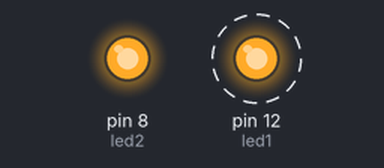
The sketch below on a simulated Arduino Uno, built with avr-gcc and run on an emulated ATmega328P. Shown: output pins drawn as LEDs (lit = HIGH). Dashed ring = blinking. Random numbers use the default seed unless the sketch sets one.

Above: at 0.5 s.
Timing chart, 0 to 3.0 s (numbered marks = the images above):
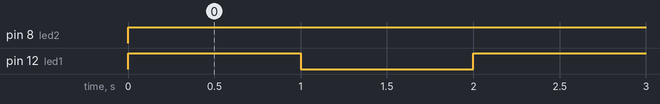

Measured:
- by itself, pin 8 (led2): LOW → HIGH at 0.00 s
- by itself, pin 12 (led1): alternates HIGH for 1.0 s and LOW for 1.0 s

The sketch:

task1.ino
```cpp
// (C) __Mariia Zabolotnia, Joel Celén, Ionel Pop, group: 8__ (2024)
// Work package 3
// Exercise 1
// Submission code: xxxxxx (provided by your TA-s)

// declare pin variable
int led1 = 12;
int led2 = 8;

// setup initial block
void setup()
{
    // add pin of type output to the scope
    pinMode(led1, OUTPUT);
    // add pin of type output to the scope
    pinMode(led2, OUTPUT);
}

// block of code that will be executed repetetively
void loop()
{
    // set led1 to ON mode
    digitalWrite(led1, HIGH);
    // set led2 to ON mode
    digitalWrite(led2, HIGH);
    delay(1000); // Wait for 1000 millisecond(s)
    // set pin1 to OFF mode to make it blink every 1 second
    digitalWrite(led1, LOW);
    delay(1000); // Wait for 1000 millisecond(s)
}
```

main.c
```cpp
// Include section
#include <stdio.h>
#include <stdlib.h>
#include <string.h>
#include <ctype.h>

// declare helper function to clear input buffer
void clearBuffer();
// declare helper function for handling matrix input and validating its values
// it returns a pointer to the first element of the array
int *inputMatrix(int num, int numEl);

// Main function declaration
int main(void)
{
    // declare variables to store user input of matrix dimensions and array to store result of sum
    int row, col, sum[16];
    // ask user to input the matrix size
    printf("Input the size ");
    // scan user input to the variables
    scanf("%d %d", &row, &col);
    // validate user input, as the matrix can be 4x4 max
    if (row > 4 || col > 4)
    {
        // in case of incorrect dimensions, print the error
        printf("Error: invalid matrix size. max is 4x4\n");
        // exit the program
        exit(0);
    }
    // clear buffer of the most recent user input
    clearBuffer();

    // calculate the total number of elements that the matrix will have
    int numEl = (row * col);

    // get input of the matrix 1 and assign pointer to the first element
    int *matrix1 = inputMatrix(1, numEl);
    // get input of the matrix 2 and assign pointer to the first element
    int *matrix2 = inputMatrix(2, numEl);

    // sum the values of the matrices
    for (int i = 0; i < numEl; i++)
    {
        // create a temporary value
        int temp;
        // temp is the sum of values of matrices to where the pointer will point after moving i positions from the start of the array
        temp = *(matrix1 + i) + *(matrix2 + i);
        // assign the value of temp to the element of the sum arr to which the pointer will point after moving it by i positions from start
        *(sum + i) = temp;
    }

    // handle case when matrix is 1x1 so just one number, in case if both matrices are full, then not correct
    if (numEl == 1 && matrix1 != NULL && matrix2 != NULL)
    {
        // print the error message
        printf("invalid, matrix should contain one character\n");
        // exit the program
        exit(0);
    }
    // print the message
    printf("The sum is: \n");
    // initialize helper variable
    int j = col;
    // print the array in the form of matrix
    for (int i = 0; i < j; i++)
    {
        // print the element at the i position
        printf("%d ", sum[i]);
        // if we reached the last element in the column, then we will need to start printing from next line
        // ex: arr[2][4]
        // x x x
        // x x x
        if (i == j - 1)
        {
            // if j has not overflown the max number of elements, then increase it by the amount of columns
            // to be able to start the next row of printing matrix
            // otherwise assign it a value of number of all elements to print them till the end
            j < numEl ? j += col : numEl;
            // print new line character
            printf("\n");
        }
    }
    // terminate the program
    return 0;
}

// helper function to get the matrix input and validate it according to the specification
int *inputMatrix(int num, int numEl)
{
    // initialize pointer to an integer and allocate memory for 16 integers following the first one
    // this way we initialize the space for matrix array
    int *matrix = malloc(16 * sizeof(int));
    // print user message
    printf("Input elements of the matrix %d: ", num);
    // declare helper variable for user input
    int input;
    // declare variable for i outside the for loop to be able to validate the number of iterations == the number of given elements
    int i;
    // declare variable to store character for end of line validation
    char c;
    // loop until i = 16, so that max number of the elements in the matrix is 16, since max matrix is 4x4
    for (i = 0; i <= 16; i++)
    {
        // scan integer and validate it
        if (scanf("%d", &input) != 1)
        {
            // print error message
            printf("invalid character\n");
            // terminate the program
            exit(0);
        }
        // scan next character and check if it is the end of input
        if (((c = getchar()) == '\n') || c == EOF)
        {
            // add input to the matrix
            matrix[i] = input;
            // exit the loop since we encountered the end of input
            break;
        }
        // in case the character wasn't the end character, we put it back not to loose data
        else
        {
            // put back the character to correctly scan the next integer
            // if it's not done, then the array will miss some items
            ungetc(c, stdin);
        }
        // add input to the matrix
        matrix[i] = input;
    }
    // if the amount of elements we scanned is different from expected, then print error
    if (i != numEl - 1)
    {
        // print the error message
        printf("invalid number of arguments\n");
        // terminate the program
        exit(0);
    }
    // return pointer to the first element of the matrix
    return matrix;
}

// helper function for clearing buffer
void clearBuffer()
{
    // declare userInput helper variable
    int userInput;
    // clear input buffer iteratively
    while ((userInput = getchar()) != '\n' && (userInput != EOF))
        ; // do nothing, since we just want to reach the end of input
}
```

task5.c
```cpp
// Include section
#include <stdio.h>
#include <string.h>
#include <ctype.h>
#include <stdlib.h>
#include <time.h>

int MAX = 10;
int main(void)
{
    int arr[MAX];
    int i = 0;
    srand(time(0));
    while (i < MAX)
    {
        arr[i] = rand() % 100;
        i++;
    }

    printf("The value of the address of the array (pointer) is %p\n", &arr);
    printf("First integer in the array is (array[0]): %d\n", arr[0]);
    printf("The last integer in the array is %d\n", arr[MAX - 1]);
    printf("The size of an integer (number of bytes) is %lu\n", sizeof(int));
    printf("The size of the whole array in bytes is %d\n", (int)sizeof(arr));

    printf("\nPrint array with pointers\n");
    int *ptr = arr;
    for (int i = 0; i < MAX; i++)
    {
        printf("%d - %d\n", i, *ptr);
        ptr++;
    }

    printf("\nPrint array with pointers multiplied by two\n");
    int *ptr2 = arr;
    for (int i = 0; i < MAX; i++)
    {
        printf("%d - %d\n", i, *ptr2 * 2);
        ptr2++;
    }
}
```
